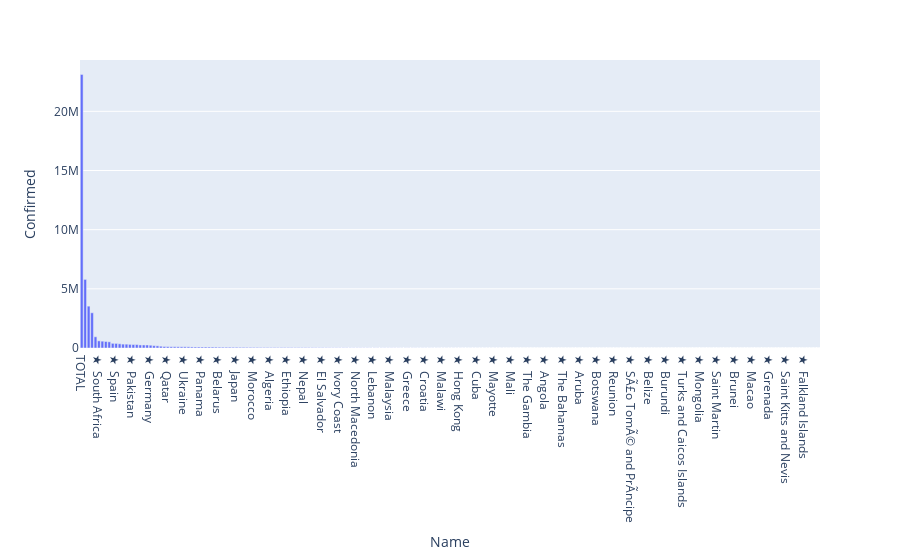

The notebook cell this image was saved under:
### Code cell
# plotting world_df based on confirmed cases by country names.

world_fig = px.bar(world_df, x = 'Name' , y = 'Confirmed')
world_fig.show()

### Figure 1 — Plotly figure (JSON) as saved in the notebook; plotly's stock layout.template omitted (floating-point values rounded to 4 significant figures; data arrays with more than 128 entries replaced by an {"elided": "..."} marker saying what was removed)
{"data": [{"alignmentgroup": "True", "hovertemplate": "Name=%{x}<br>Confirmed=%{y}<extra></extra>", "legendgroup": "", "marker": {"color": "#636efa"}, "name": "", "offsetgroup": "", "orientation": "v", "showlegend": false, "textposition": "auto", "type": "bar", "x": {"elided": "215 str values"}, "xaxis": "x", "y": {"elided": "215 int values"}, "yaxis": "y"}], "layout": {"barmode": "relative", "legend": {"tracegroupgap": 0}, "margin": {"t": 60}, "xaxis": {"anchor": "y", "domain": [0, 1], "title": {"text": "Name"}}, "yaxis": {"anchor": "x", "domain": [0, 1], "title": {"text": "Confirmed"}}}}
